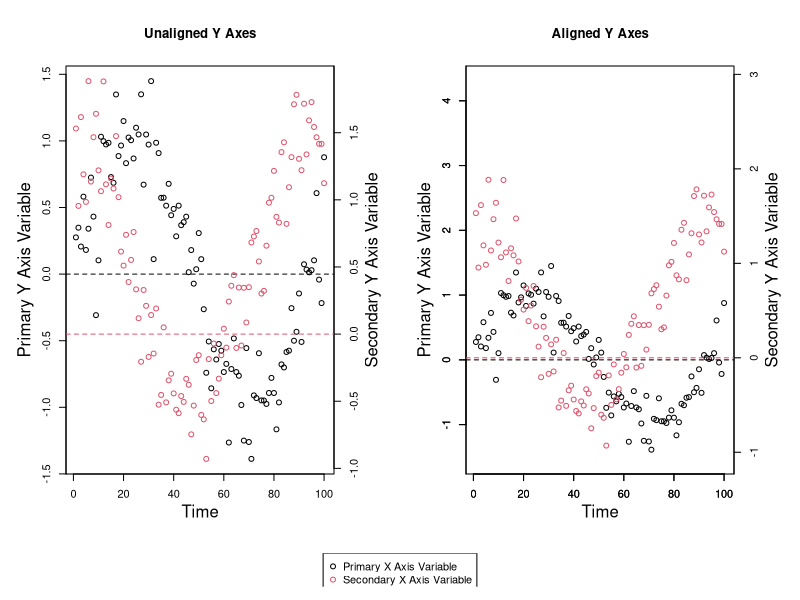
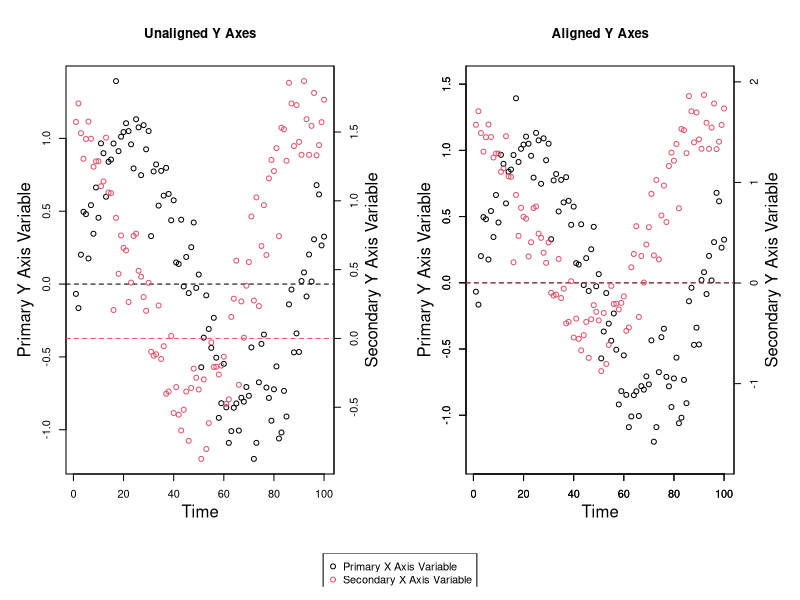
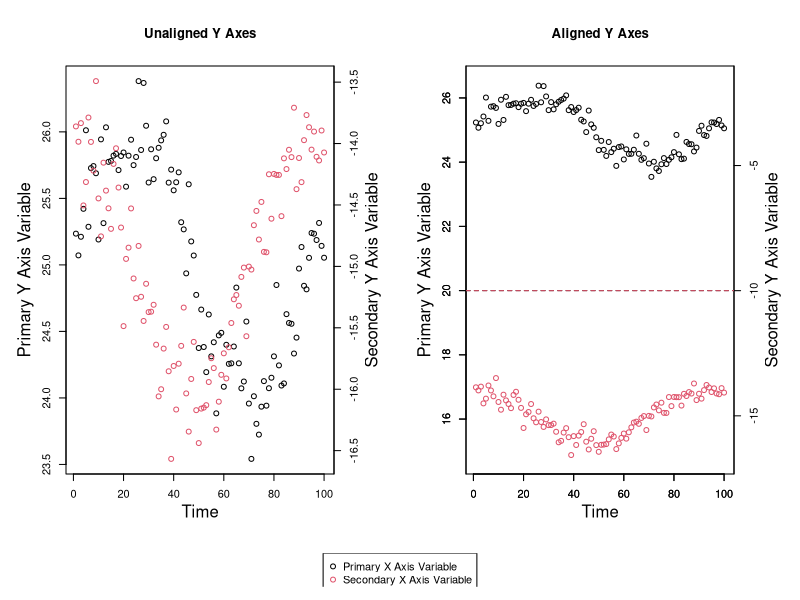

Generate these figures, in order, with R:

# A Function for Aligning Values on Primary and Secondary
# Y Axes on Plots in R

# By David Moore


# You might want to align a value (such as 0) on both the
# primary and secondary y axes. Aligning values can't
# typically be done by default. You could manually
# define axis limits for both axes to align a value, but
# if you manually choose values for these limits, you
# might end up with more space on the top or the bottom
# of the graph than is desireable, or you may not be able
# to line up the values across both axes perfectly.

# Here is a function for determining how to optimally
# align a value on both the primary and the secondary y
# axes such that there isn't unnecessary additional space
# on the top or the bottom of any graph and such that the
# two values will perfectly align across both y axes. This
# function returns the new axis limits for both the
# primary and the secondary y axes that make the two values
# you wish to align across both y axes line up perfectly.

# More often than not, you'll probably want to line up the
# value of 0 across both y axes, and you may want to
# preserve the primary y axis scale and rescale the
# secondary y axis. This function is flexible and allows
# you to align the axes at any value (you can even choose
# different values for both axes) and it allows you to
# select which axis scale you wish to preserve (you could
# also choose to preserve neither the primary or the
# secondary y axis scales and have the algorithm choose the
# optimal solution).

# To align both axes at particular values, a ratio must be
# calculated for each axis. This ratio is the ratio of the
# distance of the value to align to the minimum value of a
# particular variable to the distance of the maximum value
# to the minimum value of this same variable. This ratio is
# calculated for both axes. Ratios can be greater than 1 or
# less than 0 if the value you wish to align is not within
# the range of that variable.

# This function takes 6 arguments. The first two are
# required, and either
# 'Ratio_of_Value_to_Align_to_Y_Axis_Range' or
# 'Axis_Scale_to_Preserve' must be provided as well.

# 'Primary_Y_Axis_Variable' is a numeric vector - it's the
# variable you wish to appear on the primary y axis.

# 'Secondary_Y_Axis_Variable' is a numeric vector - it's
# the variable you wish to appear on the secondary y axis.

# 'Data_Frame' is an optional argument you can provide if
# both the 'Primary_Y_Axis_Variable' and
# 'Secondary_Y_Axis_Variable' arguments come from the
# same data frame and you only want to type the data
# frame name once.

# 'Primary_Y_Axis_Value_to_Align = 0' is the value you
# wish to align on the primary y axis. The default value
# for this argument is 0.

# 'Secondary_Y_Axis_Value_to_Align = 0' is the value you
# wish to align on the secondary y axis. The default value
# for this argument is 0.

# 'Ratio_of_Value_to_Align_to_Y_Axis_Range' sets where on
# the y axis the value to align is. For example, the
# values to align may both be 0, and if the
# 'Ratio_of_Value_to_Align_to_Y_Axis_Range' is 0.5, the
# value to align (0) will be exactly halfway up the y axis.
# If the 'Ratio_of_Value_to_Align_to_Y_Axis_Range' is 0.25,
# the values to align will both be a quarter of the way up
# both y axes from the bottom of the plot. If this argument
# is a number between 0 and 1, the value to align will be
# visible in the plotting region; if this argument is
# greater than 1 or less than 0, the value to align will
# not appear in the plotting region, but it will still be
# aligned on both y axes. This argument is required only if
# the 'Axis_Scale_to_Preserve' argument is not provided.

# 'Axis_Scale_to_Preserve = "Neither"' tells the function
# if the scale of one of the y axes should be preserved
# and not rescaled at all. The three possibilities for this
# argument are 'Primary', 'Secondary', and 'Neither', with
# the latter being the default. This argument could be used
# if one of the y axes is much more important than the
# other. For example, if you wish to plot the primary y
# axis variable such that it takes up the entire plotting
# region and is not rescaled by this function, you would
# set this argument to 'Primary', and all of the rescaling
# would occur on the secondary y axis. If the
# 'Ratio_of_Value_to_Align_to_Y_Axis_Range' argument is
# not specified, this argument is required. It should be
# noted that there are cases where it would be impossible
# to preserve one of the y axis scales - for example, if
# one y axis variable had a maximum value of 10 and a value
# to align of 15, and the other y axis variable had a
# minimum value of 20 and a value to align of 15, there
# be no possible way to plot all of the points while
# aligning both y axes at the value 15.

# 'Axis_Buffer = 10' is the minimum total percent of blank
# space you wish to leave around the top and the bottom of
# the graph (half of this space will appear on the top and
# half will appear on the bottom). Ten percent is the
# default. It is the minimum total percent of blank space
# around the top and the bottom because if rescaling is
# necessary to align the values across both y axes, it
# follows that more than 10 % of blank space will
# necessarily exist on at least one end of one of the y
# axes. To minimize blank space, you could preserve the
# scale of one of the y axes by setting the
# 'Axis_Scale_to_Preserve' argument to either 'Primary'
# or 'Secondary'.

Axis_Limits_for_Primary_and_Secondary_Y_Axes_Aligned_by_a_Value_Function <- function (Primary_Y_Axis_Variable, Secondary_Y_Axis_Variable, Data_Frame, Primary_Y_Axis_Value_to_Align = 0, Secondary_Y_Axis_Value_to_Align = 0, Ratio_of_Value_to_Align_to_Y_Axis_Range = NULL, Axis_Scale_to_Preserve = "Neither", Axis_Buffer = 10) {
  if (!missing(Data_Frame)) {
    Primary_Y_Axis_Variable <- as.numeric(Data_Frame[[deparse(substitute(Primary_Y_Axis_Variable))]])
    Secondary_Y_Axis_Variable <- as.numeric(Data_Frame[[deparse(substitute(Secondary_Y_Axis_Variable))]])
  } else if (missing(Data_Frame)) {
    Primary_Y_Axis_Variable <- as.numeric(Primary_Y_Axis_Variable)
    Secondary_Y_Axis_Variable <- as.numeric(Secondary_Y_Axis_Variable)
  }
  if (!is.numeric(Primary_Y_Axis_Variable)) {
    stop("'Primary_Y_Axis_Variable' argument must be either of class integer or of class numeric")
  }
  if (!is.numeric(Secondary_Y_Axis_Variable)) {
    stop("'Secondary_Y_Axis_Variable' argument must be either of class integer or of class numeric")
  }
  if (!is.null(Ratio_of_Value_to_Align_to_Y_Axis_Range)) {
    if (!is.numeric(Ratio_of_Value_to_Align_to_Y_Axis_Range)) {
      stop("'Ratio_of_Value_to_Align_to_Y_Axis_Range' argument must be either of class integer or of class numeric")
    }
  }
  if (!is.numeric(Primary_Y_Axis_Value_to_Align)) {
    stop("'Primary_Y_Axis_Value_to_Align' argument must be either of class integer or of class numeric")
  }
  if (!is.numeric(Secondary_Y_Axis_Value_to_Align)) {
    stop("'Secondary_Y_Axis_Value_to_Align' argument must be either of class integer or of class numeric")
  }
  if (!is.numeric(Axis_Buffer)) {
    stop("'Axis_Buffer' argument must be either of class integer or of class numeric")
  }
  if (!is.null(Ratio_of_Value_to_Align_to_Y_Axis_Range)) {
    if (Ratio_of_Value_to_Align_to_Y_Axis_Range <= 0 | Ratio_of_Value_to_Align_to_Y_Axis_Range >= 1) {
      stop ("'Ratio_of_Value_to_Align_to_Y_Axis_Range' must be a number between, and not including, 0 and 1")
    }
  }
  if (length(Primary_Y_Axis_Variable) != length(Secondary_Y_Axis_Variable)) {
    stop ("'Primary_Y_Axis_Variable' and 'Secondary_Y_Axis_Variable' arguments must be the same length")
  }
  Values_to_Align <- data.frame(Primary_Y_Axis_Value_to_Align, Secondary_Y_Axis_Value_to_Align)
  Axis_Buffer <- 1 + Axis_Buffer / 100
  Minimum_Primary_Y_Axis_Variable_Value <- min(Primary_Y_Axis_Variable[is.finite(Primary_Y_Axis_Variable)])
  Maximum_Primary_Y_Axis_Variable_Value <- max(Primary_Y_Axis_Variable[is.finite(Primary_Y_Axis_Variable)])
  Minimum_Secondary_Y_Axis_Variable_Value <- min(Secondary_Y_Axis_Variable[is.finite(Secondary_Y_Axis_Variable)])
  Maximum_Secondary_Y_Axis_Variable_Value <- max(Secondary_Y_Axis_Variable[is.finite(Secondary_Y_Axis_Variable)])
  Primary_Y_Axis_Buffer <- ((Maximum_Primary_Y_Axis_Variable_Value - Minimum_Primary_Y_Axis_Variable_Value) * Axis_Buffer - (Maximum_Primary_Y_Axis_Variable_Value - Minimum_Primary_Y_Axis_Variable_Value)) / 2
  Secondary_Y_Axis_Buffer <- ((Maximum_Secondary_Y_Axis_Variable_Value - Minimum_Secondary_Y_Axis_Variable_Value) * Axis_Buffer - (Maximum_Secondary_Y_Axis_Variable_Value - Minimum_Secondary_Y_Axis_Variable_Value)) / 2
  Ratio_of_Value_to_Align_to_Primary_Y_Axis_Range <- (Primary_Y_Axis_Value_to_Align - Minimum_Primary_Y_Axis_Variable_Value) / (Maximum_Primary_Y_Axis_Variable_Value - Minimum_Primary_Y_Axis_Variable_Value)
  Ratio_of_Value_to_Align_to_Secondary_Y_Axis_Range <- (Secondary_Y_Axis_Value_to_Align - Minimum_Secondary_Y_Axis_Variable_Value) / (Maximum_Secondary_Y_Axis_Variable_Value - Minimum_Secondary_Y_Axis_Variable_Value)
  if (!is.null(Ratio_of_Value_to_Align_to_Y_Axis_Range)) {
    if (Axis_Scale_to_Preserve == "Primary" & Ratio_of_Value_to_Align_to_Primary_Y_Axis_Range != Ratio_of_Value_to_Align_to_Y_Axis_Range) {
      stop ("You cannot preserve the primary y axis scale and set the ratio of the value to align to the y axis range to something other than what it is for the primary y axis")
    }
    if (Axis_Scale_to_Preserve == "Secondary" & Ratio_of_Value_to_Align_to_Secondary_Y_Axis_Range != Ratio_of_Value_to_Align_to_Y_Axis_Range) {
      stop ("You cannot preserve the secondary y axis scale and set the ratio of the value to align to the y axis range to something other than what it is for the secondary y axis")
    }
  }
  if (Axis_Scale_to_Preserve == "Primary") {
    Primary_Y_Axis_Range <- c(Minimum_Primary_Y_Axis_Variable_Value - Primary_Y_Axis_Buffer, Maximum_Primary_Y_Axis_Variable_Value + Primary_Y_Axis_Buffer)
    Secondary_Y_Axis_Range <- if (Ratio_of_Value_to_Align_to_Primary_Y_Axis_Range > Ratio_of_Value_to_Align_to_Secondary_Y_Axis_Range) {
      c(((Ratio_of_Value_to_Align_to_Primary_Y_Axis_Range * Maximum_Secondary_Y_Axis_Variable_Value - Secondary_Y_Axis_Value_to_Align) / (Ratio_of_Value_to_Align_to_Primary_Y_Axis_Range - 1) - Secondary_Y_Axis_Buffer), Maximum_Secondary_Y_Axis_Variable_Value + Secondary_Y_Axis_Buffer)
    } else if (Ratio_of_Value_to_Align_to_Secondary_Y_Axis_Range > Ratio_of_Value_to_Align_to_Primary_Y_Axis_Range) {
      c(Minimum_Secondary_Y_Axis_Variable_Value - Secondary_Y_Axis_Buffer, ((Secondary_Y_Axis_Value_to_Align - Minimum_Secondary_Y_Axis_Variable_Value + Ratio_of_Value_to_Align_to_Primary_Y_Axis_Range * Minimum_Secondary_Y_Axis_Variable_Value) / Ratio_of_Value_to_Align_to_Primary_Y_Axis_Range) + Secondary_Y_Axis_Buffer)
    } else if (Ratio_of_Value_to_Align_to_Primary_Y_Axis_Range == Ratio_of_Value_to_Align_to_Secondary_Y_Axis_Range) {
      c(Minimum_Secondary_Y_Axis_Variable_Value - Secondary_Y_Axis_Buffer, Maximum_Secondary_Y_Axis_Variable_Value + Secondary_Y_Axis_Buffer)
    }
  } else if (Axis_Scale_to_Preserve == "Secondary") {
    Primary_Y_Axis_Range <- if (Ratio_of_Value_to_Align_to_Secondary_Y_Axis_Range > Ratio_of_Value_to_Align_to_Primary_Y_Axis_Range) {
      c(((Ratio_of_Value_to_Align_to_Secondary_Y_Axis_Range * Maximum_Primary_Y_Axis_Variable_Value - Primary_Y_Axis_Value_to_Align) / (Ratio_of_Value_to_Align_to_Secondary_Y_Axis_Range - 1)) - Primary_Y_Axis_Buffer, Maximum_Primary_Y_Axis_Variable_Value + Primary_Y_Axis_Buffer)
    } else if (Ratio_of_Value_to_Align_to_Primary_Y_Axis_Range > Ratio_of_Value_to_Align_to_Secondary_Y_Axis_Range) {
      c(Minimum_Primary_Y_Axis_Variable_Value - Primary_Y_Axis_Buffer, ((Primary_Y_Axis_Value_to_Align - Minimum_Primary_Y_Axis_Variable_Value + Ratio_of_Value_to_Align_to_Secondary_Y_Axis_Range * Minimum_Primary_Y_Axis_Variable_Value) / Ratio_of_Value_to_Align_to_Secondary_Y_Axis_Range) + Primary_Y_Axis_Buffer)
    } else if (Ratio_of_Value_to_Align_to_Primary_Y_Axis_Range == Ratio_of_Value_to_Align_to_Secondary_Y_Axis_Range) {
      c(Minimum_Primary_Y_Axis_Variable_Value - Primary_Y_Axis_Buffer, Maximum_Primary_Y_Axis_Variable_Value + Primary_Y_Axis_Buffer)
    }
    Secondary_Y_Axis_Range <- c(Minimum_Secondary_Y_Axis_Variable_Value - Secondary_Y_Axis_Buffer, Maximum_Secondary_Y_Axis_Variable_Value + Secondary_Y_Axis_Buffer)
  } else if (Axis_Scale_to_Preserve == "Neither") {
    if (is.null(Ratio_of_Value_to_Align_to_Y_Axis_Range)) {
      if (mean(c(Ratio_of_Value_to_Align_to_Primary_Y_Axis_Range, Ratio_of_Value_to_Align_to_Secondary_Y_Axis_Range)) > 0 & mean(c(Ratio_of_Value_to_Align_to_Primary_Y_Axis_Range, Ratio_of_Value_to_Align_to_Secondary_Y_Axis_Range)) < 1) {
        Ratio_of_Value_to_Align_to_Y_Axis_Range <- mean(c(Ratio_of_Value_to_Align_to_Primary_Y_Axis_Range, Ratio_of_Value_to_Align_to_Secondary_Y_Axis_Range))
      } else if (mean(c(Ratio_of_Value_to_Align_to_Primary_Y_Axis_Range, Ratio_of_Value_to_Align_to_Secondary_Y_Axis_Range)) <= 0 & mean(c(Ratio_of_Value_to_Align_to_Primary_Y_Axis_Range, Ratio_of_Value_to_Align_to_Secondary_Y_Axis_Range)) >= 1) {
        stop ("Please supply a value for the 'Ratio_of_Value_to_Align_to_Y_Axis_Range' argument between 0 and 1 or specify which axis scale to preserve")
      }
    }
    if (!is.null(Ratio_of_Value_to_Align_to_Y_Axis_Range)) {
      Primary_Y_Axis_Range <- if (Ratio_of_Value_to_Align_to_Y_Axis_Range > Ratio_of_Value_to_Align_to_Primary_Y_Axis_Range) {
        c(((Ratio_of_Value_to_Align_to_Y_Axis_Range * Maximum_Primary_Y_Axis_Variable_Value - Primary_Y_Axis_Value_to_Align) / (Ratio_of_Value_to_Align_to_Y_Axis_Range - 1)) - Primary_Y_Axis_Buffer, Maximum_Primary_Y_Axis_Variable_Value + Primary_Y_Axis_Buffer)
      } else if (Ratio_of_Value_to_Align_to_Primary_Y_Axis_Range > Ratio_of_Value_to_Align_to_Y_Axis_Range) {
        c(Minimum_Primary_Y_Axis_Variable_Value - Primary_Y_Axis_Buffer, ((Primary_Y_Axis_Value_to_Align - Minimum_Primary_Y_Axis_Variable_Value + Ratio_of_Value_to_Align_to_Y_Axis_Range * Minimum_Primary_Y_Axis_Variable_Value) / Ratio_of_Value_to_Align_to_Y_Axis_Range) + Primary_Y_Axis_Buffer)
      } else if (Ratio_of_Value_to_Align_to_Primary_Y_Axis_Range == Ratio_of_Value_to_Align_to_Y_Axis_Range) {
        c(Minimum_Primary_Y_Axis_Variable_Value - Primary_Y_Axis_Buffer, Maximum_Primary_Y_Axis_Variable_Value + Primary_Y_Axis_Buffer)
      }
      Secondary_Y_Axis_Range <- if (Ratio_of_Value_to_Align_to_Y_Axis_Range > Ratio_of_Value_to_Align_to_Secondary_Y_Axis_Range) {
        c(((Ratio_of_Value_to_Align_to_Y_Axis_Range * Maximum_Secondary_Y_Axis_Variable_Value - Secondary_Y_Axis_Value_to_Align) / (Ratio_of_Value_to_Align_to_Y_Axis_Range - 1) - Secondary_Y_Axis_Buffer), Maximum_Secondary_Y_Axis_Variable_Value + Secondary_Y_Axis_Buffer)
      } else if (Ratio_of_Value_to_Align_to_Secondary_Y_Axis_Range > Ratio_of_Value_to_Align_to_Y_Axis_Range) {
        c(Minimum_Secondary_Y_Axis_Variable_Value - Secondary_Y_Axis_Buffer, ((Secondary_Y_Axis_Value_to_Align - Minimum_Secondary_Y_Axis_Variable_Value + Ratio_of_Value_to_Align_to_Y_Axis_Range * Minimum_Secondary_Y_Axis_Variable_Value) / Ratio_of_Value_to_Align_to_Y_Axis_Range) + Secondary_Y_Axis_Buffer)
      } else if (Ratio_of_Value_to_Align_to_Y_Axis_Range == Ratio_of_Value_to_Align_to_Secondary_Y_Axis_Range) {
        c(Minimum_Secondary_Y_Axis_Variable_Value - Secondary_Y_Axis_Buffer, Maximum_Secondary_Y_Axis_Variable_Value + Secondary_Y_Axis_Buffer)
      }
    }
  }
  return (list(Primary_Y_Axis_Range = Primary_Y_Axis_Range, Secondary_Y_Axis_Range = Secondary_Y_Axis_Range, Values_to_Align = Values_to_Align))
}


# Let's use this function on some made-up data.

# First, generate some made-up data.

Practice_Data <- data.frame(Time = 1:100, Primary_Y_Axis_Variable = sin(1:100 / 15) + rnorm(100, 0, 0.25), Secondary_Y_Axis_Variable = cos(1:100 / 15) + rnorm(100, 0.5, 0.25))

# Next, let's run the function to determine what our y axis
# limits will be.

(New_Axis_Limits <- Axis_Limits_for_Primary_and_Secondary_Y_Axes_Aligned_by_a_Value_Function(Primary_Y_Axis_Variable, Secondary_Y_Axis_Variable, Practice_Data, Ratio_of_Value_to_Align_to_Y_Axis_Range = 0.25))

# Finally, we'll graph the data.

dev.off()
layout(matrix(c(1, 1, 2, 2, 0, 3, 3, 0), byrow = T, nrow = 2), heights = c(0.9, 0.1))
par(mar = c(5, 5, 5, 5))
with(Practice_Data, plot(Time, Primary_Y_Axis_Variable, xlab = "", ylab = ""))
mtext("Time", 1, 2.5)
mtext("Primary Y Axis Variable", 2, 2.5)
title("Unaligned Y Axes")
abline(h = New_Axis_Limits$Values_to_Align$Primary_Y_Axis_Value_to_Align, lty = 2)
par(new = T)
with(Practice_Data, plot(Time, Secondary_Y_Axis_Variable, col = 2, xlab = "", ylab = "", axes = F))
axis(4, pretty(Practice_Data$Secondary_Y_Axis_Variable))
mtext("Secondary Y Axis Variable", 4, 2.5)
abline(h = New_Axis_Limits$Values_to_Align$Secondary_Y_Axis_Value_to_Align, col = 2, lty = 2)
with(Practice_Data, plot(Time, Primary_Y_Axis_Variable, xlab = "", ylab = "", ylim = New_Axis_Limits$Primary_Y_Axis_Range))
axis(1, pretty(Practice_Data$Time))
axis(2, pretty(New_Axis_Limits$Primary_Y_Axis_Range))
mtext("Time", 1, 2.5)
mtext("Primary Y Axis Variable", 2, 2.5)
title("Aligned Y Axes")
abline(h = New_Axis_Limits$Values_to_Align$Primary_Y_Axis_Value_to_Align, lty = 2)
par(new = T)
with(Practice_Data, plot(Time, Secondary_Y_Axis_Variable, col = 2, xlab = "", ylab = "", ylim = New_Axis_Limits$Secondary_Y_Axis_Range, axes = F))
axis(4, pretty(New_Axis_Limits$Secondary_Y_Axis_Range))
mtext("Secondary Y Axis Variable", 4, 2.5)
abline(h = New_Axis_Limits$Values_to_Align$Secondary_Y_Axis_Value_to_Align, col = 2, lty = 2)
par(mar = c(1, 1, 1, 1))
plot(0, type = 'n', axes = F, ylab = "", xlab = "")
legend("top", legend = c("Primary X Axis Variable", "Secondary X Axis Variable"), pch = 1, col = 1:2)

# Here's another example:

Practice_Data <- data.frame(Time = 1:100, Primary_Y_Axis_Variable = sin(1:100 / 15) + rnorm(100, 0, 0.25), Secondary_Y_Axis_Variable = cos(1:100 / 15) + rnorm(100, 0.5, 0.25))
(New_Axis_Limits <- Axis_Limits_for_Primary_and_Secondary_Y_Axes_Aligned_by_a_Value_Function(Primary_Y_Axis_Variable, Secondary_Y_Axis_Variable, Practice_Data, Axis_Scale_to_Preserve = "Primary"))
dev.off()
layout(matrix(c(1, 1, 2, 2, 0, 3, 3, 0), byrow = T, nrow = 2), heights = c(0.9, 0.1))
par(mar = c(5, 5, 5, 5))
with(Practice_Data, plot(Time, Primary_Y_Axis_Variable, xlab = "", ylab = ""))
mtext("Time", 1, 2.5)
mtext("Primary Y Axis Variable", 2, 2.5)
title("Unaligned Y Axes")
abline(h = New_Axis_Limits$Values_to_Align$Primary_Y_Axis_Value_to_Align, lty = 2)
par(new = T)
with(Practice_Data, plot(Time, Secondary_Y_Axis_Variable, col = 2, xlab = "", ylab = "", axes = F))
axis(4, pretty(Practice_Data$Secondary_Y_Axis_Variable))
mtext("Secondary Y Axis Variable", 4, 2.5)
abline(h = New_Axis_Limits$Values_to_Align$Secondary_Y_Axis_Value_to_Align, col = 2, lty = 2)
with(Practice_Data, plot(Time, Primary_Y_Axis_Variable, xlab = "", ylab = "", ylim = New_Axis_Limits$Primary_Y_Axis_Range))
axis(1, pretty(Practice_Data$Time))
axis(2, pretty(New_Axis_Limits$Primary_Y_Axis_Range))
mtext("Time", 1, 2.5)
mtext("Primary Y Axis Variable", 2, 2.5)
title("Aligned Y Axes")
abline(h = New_Axis_Limits$Values_to_Align$Primary_Y_Axis_Value_to_Align, lty = 2)
par(new = T)
with(Practice_Data, plot(Time, Secondary_Y_Axis_Variable, col = 2, xlab = "", ylab = "", ylim = New_Axis_Limits$Secondary_Y_Axis_Range, axes = F))
axis(4, pretty(New_Axis_Limits$Secondary_Y_Axis_Range))
mtext("Secondary Y Axis Variable", 4, 2.5)
abline(h = New_Axis_Limits$Values_to_Align$Secondary_Y_Axis_Value_to_Align, col = 2, lty = 2)
par(mar = c(1, 1, 1, 1))
plot(0, type = 'n', axes = F, ylab = "", xlab = "")
legend("top", legend = c("Primary X Axis Variable", "Secondary X Axis Variable"), pch = 1, col = 1:2)

# Here's one more example:

Practice_Data <- data.frame(Time = 1:100, Primary_Y_Axis_Variable = sin(1:100 / 15) + rnorm(100, 25, 0.25), Secondary_Y_Axis_Variable = cos(1:100 / 15) + rnorm(100, -15, 0.25))
(New_Axis_Limits <- Axis_Limits_for_Primary_and_Secondary_Y_Axes_Aligned_by_a_Value_Function(Primary_Y_Axis_Variable, Secondary_Y_Axis_Variable, Practice_Data, Primary_Y_Axis_Value_to_Align = 20, Secondary_Y_Axis_Value_to_Align = -10))
dev.off()
layout(matrix(c(1, 1, 2, 2, 0, 3, 3, 0), byrow = T, nrow = 2), heights = c(0.9, 0.1))
par(mar = c(5, 5, 5, 5))
with(Practice_Data, plot(Time, Primary_Y_Axis_Variable, xlab = "", ylab = ""))
mtext("Time", 1, 2.5)
mtext("Primary Y Axis Variable", 2, 2.5)
title("Unaligned Y Axes")
abline(h = New_Axis_Limits$Values_to_Align$Primary_Y_Axis_Value_to_Align, lty = 2)
par(new = T)
with(Practice_Data, plot(Time, Secondary_Y_Axis_Variable, col = 2, xlab = "", ylab = "", axes = F))
axis(4, pretty(Practice_Data$Secondary_Y_Axis_Variable))
mtext("Secondary Y Axis Variable", 4, 2.5)
abline(h = New_Axis_Limits$Values_to_Align$Secondary_Y_Axis_Value_to_Align, col = 2, lty = 2)
with(Practice_Data, plot(Time, Primary_Y_Axis_Variable, xlab = "", ylab = "", ylim = New_Axis_Limits$Primary_Y_Axis_Range))
axis(1, pretty(Practice_Data$Time))
axis(2, pretty(New_Axis_Limits$Primary_Y_Axis_Range))
mtext("Time", 1, 2.5)
mtext("Primary Y Axis Variable", 2, 2.5)
title("Aligned Y Axes")
abline(h = New_Axis_Limits$Values_to_Align$Primary_Y_Axis_Value_to_Align, lty = 2)
par(new = T)
with(Practice_Data, plot(Time, Secondary_Y_Axis_Variable, col = 2, xlab = "", ylab = "", ylim = New_Axis_Limits$Secondary_Y_Axis_Range, axes = F))
axis(4, pretty(New_Axis_Limits$Secondary_Y_Axis_Range))
mtext("Secondary Y Axis Variable", 4, 2.5)
abline(h = New_Axis_Limits$Values_to_Align$Secondary_Y_Axis_Value_to_Align, col = 2, lty = 2)
par(mar = c(1, 1, 1, 1))
plot(0, type = 'n', axes = F, ylab = "", xlab = "")
legend("top", legend = c("Primary X Axis Variable", "Secondary X Axis Variable"), pch = 1, col = 1:2)
